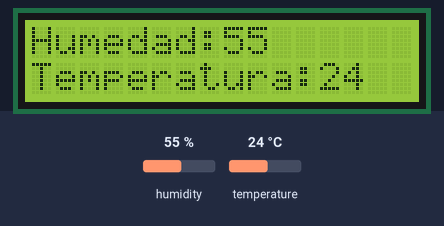
Bench run of a sketch on a simulated ESP8266 (NodeMCU). On the bench: 16×2 character LCD. The test bench sets the inputs (shaded band); at power-on: humidity 55 %, temperature 24 °C. What the sketch prints to the serial monitor is not drawn.

Above: at 1.2 s.
1.3 s: humidity set to 22 %
At 2.0 s:
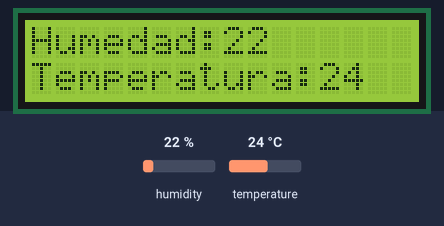
3.4 s: temperature set to 12 °C
At 5.3 s:
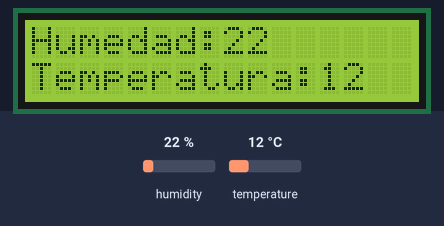
6.2 s: humidity set to 40 %
At 7.0 s:
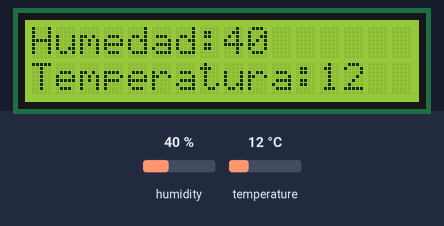
8.3 s: temperature set to 19 °C
At 10.3 s:
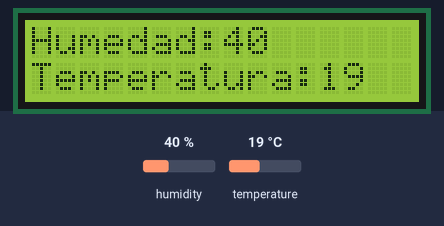
Timing chart, 0 to 11.8 s (numbered marks = the images above; inputs shaded):
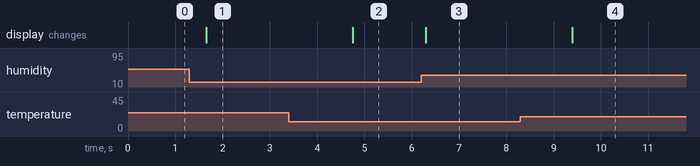

The sketch:

Estacion_Meteorologica.ino
```cpp
#include <SimpleDHT.h>

#include <Wire.h>
#include <LiquidCrystal_I2C.h>

LiquidCrystal_I2C lcd(0x27,16,2);  // set the LCD address to 0x27 for a 16 chars and 2 line display


int pinDHT22 = D2;
SimpleDHT22 dht22;

void setup() {
  Serial.begin(9600);

  lcd.init();
  // Print a message to the LCD.
  lcd.backlight();
}

void loop() {
 byte temperature = 0;
  byte humidity = 0;
  int err = SimpleDHTErrSuccess;
  if ((err = dht22.read(pinDHT22, &temperature, &humidity, NULL)) != SimpleDHTErrSuccess) {
    Serial.print("Read DHT22 failed, err="); Serial.println(err);delay(1000);
    return;
  }

  Serial.print("Sample OK: ");
  Serial.print((int)temperature); Serial.print(" *C, ");
  Serial.print((int)humidity); Serial.println(" H");

  lcd.setCursor(0,0);  // (x,y)
  lcd.print("Humedad:");
  lcd.print((int)humidity);

  lcd.setCursor(0,1);  // (x,y)
  lcd.print("Temperatura:");
  lcd.print((int)temperature);

  delay(1500);
}
```

Measured:
- after the input at 1.3 s, the display: changes after 0.36 s (image 1)
- after the input at 3.4 s, the display: changes after 1.4 s (image 2)
- after the input at 6.2 s, the display: changes after 0.10 s (image 3)
- after the input at 8.3 s, the display: changes after 1.1 s (image 4)
